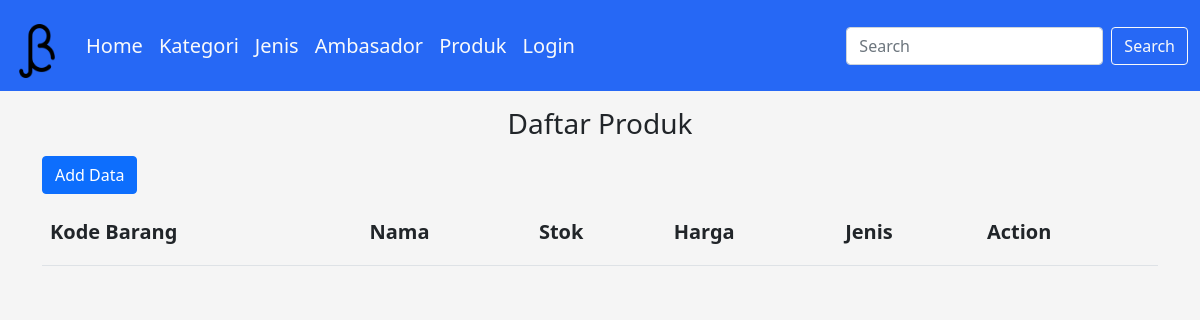
Before: /barang/ with the older database file.
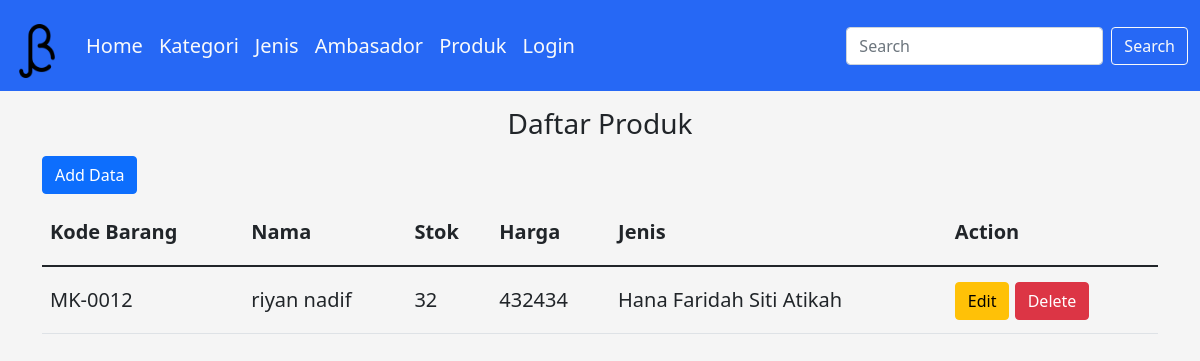
After: the same page with the newer database file.
### dashboard/models.py (models this page shows, shortened)
class Barang(models.Model):
    kodebrg=models.CharField(max_length=8)
    nama=models.CharField(max_length=50)
    stok=models.IntegerField()
    harga=models.BigIntegerField()
    link_gbr=models.CharField(max_length=150, blank=True)
    timestamp=models.DateTimeField(auto_now_add=True)
    jenis_id=models.ForeignKey(Jenis, on_delete=models.CASCADE, null=True)

class Jenis(models.Model):
    nama=models.CharField(max_length=50)
    ket = models.CharField(max_length=50)

### dashboard/views.py (the view)
# urls.py: path('barang/', Barang_View, name='view_barang'),
def Barang_View(request):
    barangs = Barang.objects.all()
    title = "Data Barang"
    konteks = {
        'barangs': barangs,
        'titlenya': title,
    }
    return render(request, 'tampil_brg.html', konteks)

### templates/tampil_brg.html (shortened to what this page needs)
{% extends 'base.html' %}
{% load static %}
{% block konten %}
<h3 class="text-center">Daftar Produk</h3>
<div class="container">
    <a href="/addbrg" class="btn btn-primary">Add Data</a>
    <table class="table table-bordered-sm">
        <thead>
            <tr>
                <th>Kode Barang</th>
                <th>Nama</th>
                <th>Stok</th>
                <th>Harga</th>
                <th>Jenis</th>
                <th>Action</th>
            </tr>
        </thead>
        <tbody>
            {% for Barang in barangs %}
            <tr>
                <td>{{ Barang.kodebrg }}</td>
                <td>{{ Barang.nama }}</td>
                <td>{{ Barang.stok }}</td>
                <td>{{ Barang.harga }}</td>
                <td>{{ Barang.jenis_id.nama }}</td>
                <td>
                    <a href="{% url 'ubah_brg' Barang.id %}" type="button" class="btn btn-warning">
                        Edit
                    </a>
                    <button type="button" class="btn btn-danger" data-bs-toggle="modal"
                        data-bs-target="#hapus-{{ Barang.id }}">
                        Delete
                    </button>
                </td>
            </tr>
            {% endfor %}
        </tbody>
    </table>
</div>
{% endblock %}

Changed rows visible on the page:
added Barang: kodebrg "MK-0012", nama "riyan nadif", stok "32", harga "432434", jenis_id.nama "Hana Faridah Siti Atikah"
